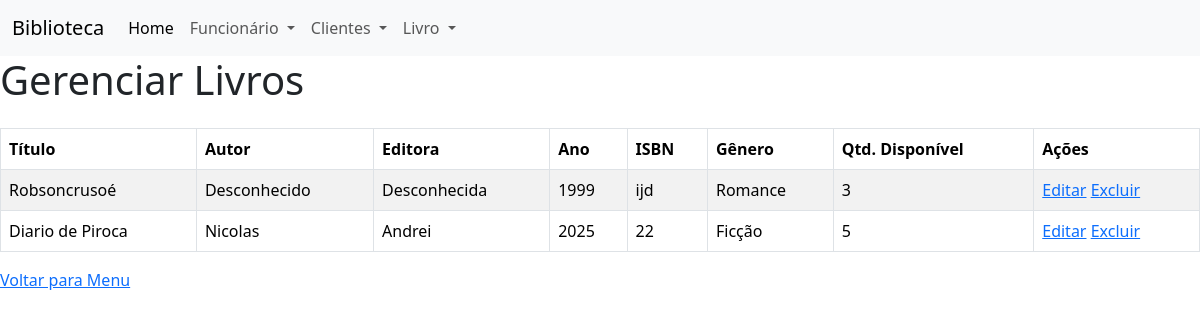
Screenshot of /livros/ with the database file from the repository.
### academico/models.py (models this page shows, shortened)
class Livro(models.Model):
    titulo = models.CharField(max_length=200)
    autor = models.CharField(max_length=150)
    editora = models.CharField(max_length=100)
    ano_publicacao = models.PositiveIntegerField()
    isbn = models.CharField(max_length=20, unique=True)
    genero = models.CharField(max_length=20, choices=GENERO_CHOICES)
    quantidade_disponivel = models.PositiveIntegerField(default=1)

### academico/views.py (the view)
# urls.py: path('livros/', views.livros, name='livros'),
def livros(request):
    livros = Livro.objects.all()
    dados = {
        'livros': livros,
    }
    return render(request, 'academico/lista_livros.html', dados)

### academico/templates/academico/lista_livros.html (shortened to what this page needs)
{% extends 'academico/base.html' %}
{% block content %}
<h1>Gerenciar Livros</h1>
<table class="table table-bordered table-striped table-hover mt-4">
    <thead>
        <tr>
            <th>Título</th>
            <th>Autor</th>
            <th>Editora</th>
            <th>Ano</th>
            <th>ISBN</th>
            <th>Gênero</th>
            <th>Qtd. Disponível</th>
            <th>Ações</th>
        </tr>
    </thead>
    <tbody>
        {% for livro in livros %}
        <tr>
            <td>{{ livro.titulo }}</td>
            <td>{{ livro.autor }}</td>
            <td>{{ livro.editora }}</td>
            <td>{{ livro.ano_publicacao }}</td>
            <td>{{ livro.isbn }}</td>
            <td>{{ livro.get_genero_display }}</td>
            <td>{{ livro.quantidade_disponivel }}</td>
            <td>
                <a href="{% url 'editar_livro' livro.id %}">Editar</a>
                <a href="{% url 'excluir_livro' livro.id %}">Excluir</a>
            </td>
        </tr>
        {% empty %}
        <tr>
            <td colspan="8">Nenhum livro cadastrado.</td>
        </tr>
        {% endfor %}
    </tbody>
</table>
<p><a href="{% url 'index' %}">Voltar para Menu</a></p>
{% endblock %}

### rows the page displays
Livro: titulo "Robsoncrusoé", autor "Desconhecido", editora "Desconhecida", ano_publicacao "1999", isbn "ijd", genero "Romance", quantidade_disponivel "3"
Livro: titulo "Diario de Piroca", autor "Nicolas", editora "Andrei", ano_publicacao "2025", isbn "22", genero "Ficção", quantidade_disponivel "5"
